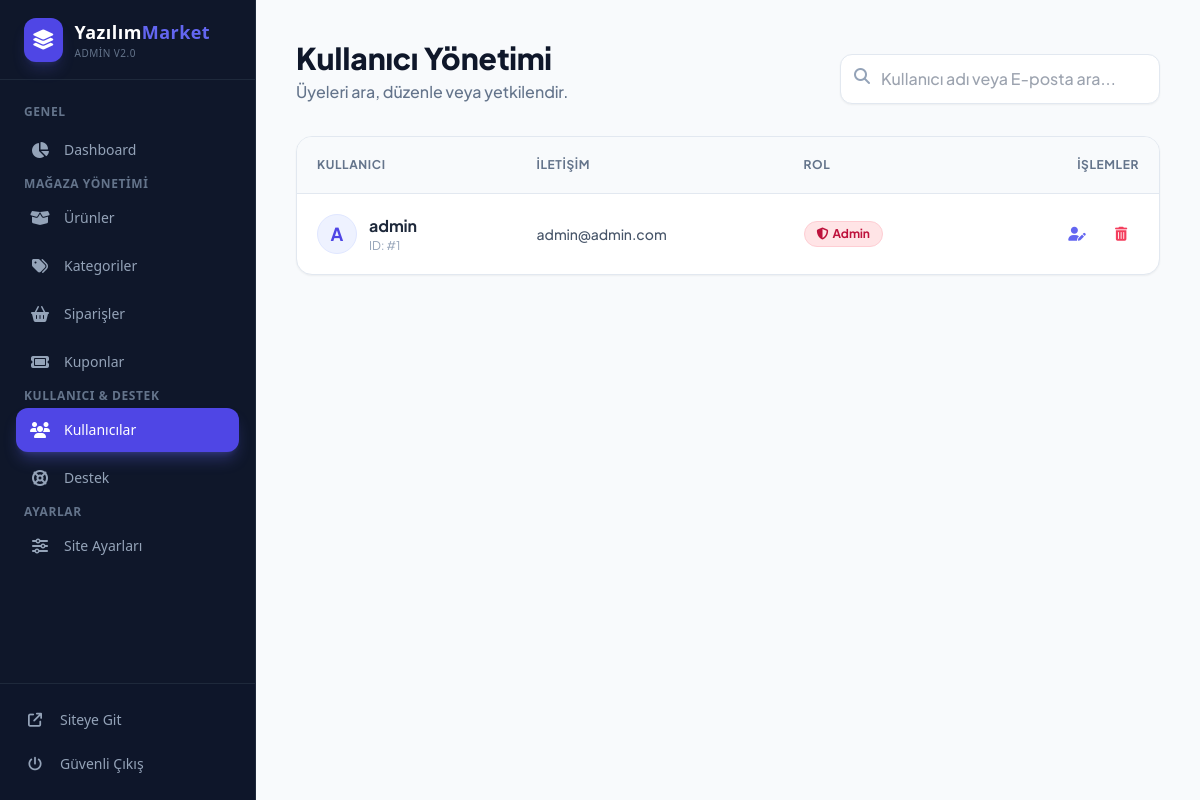
Screenshot of /admin/kullanicilar.php (signed in) with the database file from the repository.
### tables this page shows
CREATE TABLE `users` (
  `id` int NOT NULL,
  `username` varchar(50) NOT NULL,
  `email` varchar(100) NOT NULL,
  `password` varchar(255) NOT NULL,
  `role` enum('admin','user') NOT NULL DEFAULT 'user',
  `created_at` timestamp NOT NULL DEFAULT CURRENT_TIMESTAMP
);

### admin/kullanicilar.php (the view, shortened to what this page needs)
<?php
require_once '../inc/db.php';
$search = isset($_GET['q']) ? trim($_GET['q']) : '';
$sql = "SELECT * FROM users WHERE 1=1";
$params = [];
$sql .= " ORDER BY id DESC";
$stmt = $pdo->prepare($sql);
$stmt->execute($params);
$users = $stmt->fetchAll(PDO::FETCH_ASSOC);
?>
<!DOCTYPE html>
<html lang="tr">
<head>
    <script src="https://cdn.tailwindcss.com"></script>
    <link rel="stylesheet" href="https://cdnjs.cloudflare.com/ajax/libs/font-awesome/6.4.0/css/all.min.css">
</head>
<body class="bg-slate-50 text-slate-800">
<?php require_once 'sidebar.php'; ?>
<div class="md:ml-64 transition-all duration-300">
    <div class="p-6 md:p-10 max-w-7xl mx-auto">
        <div class="flex flex-col md:flex-row justify-between items-end mb-8 gap-4">
            <div>
                <h1 class="text-3xl font-extrabold text-slate-900">Kullanıcı Yönetimi</h1>
                <p class="text-slate-500 font-medium mt-1">Üyeleri ara, düzenle veya yetkilendir.</p>
            </div>
            <form action="" method="GET" class="w-full md:w-auto relative">
                <input type="text" name="q" value="<?php echo htmlspecialchars($search); ?>" placeholder="Kullanıcı adı veya E-posta ara..."
                       class="w-full md:w-80 pl-10 pr-4 py-3 bg-white border border-slate-200 rounded-xl focus:outline-none focus:border-indigo-500 focus:ring-4 focus:ring-indigo-500/10 transition shadow-sm font-medium">
                <i class="fa-solid fa-search absolute left-3.5 top-3.5 text-slate-400"></i>
            </form>
        </div>
        <div class="bg-white rounded-2xl shadow-sm border border-slate-200 overflow-hidden">
            <div class="overflow-x-auto">
                <table class="w-full text-left border-collapse">
                    <thead>
                        <tr class="bg-slate-50 text-slate-500 text-xs uppercase tracking-wider border-b border-slate-200">
                            <th class="p-5 font-bold">Kullanıcı</th>
                            <th class="p-5 font-bold">İletişim</th>
                            <th class="p-5 font-bold">Rol</th>
                            <th class="p-5 font-bold text-right">İşlemler</th>
                        </tr>
                    </thead>
                    <tbody class="divide-y divide-slate-100 text-sm">
                        <?php foreach($users as $user): ?>
                        <tr class="hover:bg-slate-50 transition-colors">
                            <td class="p-5">
                                <div class="flex items-center gap-3">
                                    <div class="w-10 h-10 rounded-full bg-indigo-50 text-indigo-600 flex items-center justify-center font-bold text-lg border border-indigo-100">
                                        <?php echo strtoupper(substr($user['username'], 0, 1)); ?>
                                    </div>
                                    <div>
                                        <p class="font-bold text-slate-800 text-base"><?php echo htmlspecialchars($user['username']); ?></p>
                                        <p class="text-xs text-slate-400">ID: #<?php echo $user['id']; ?></p>
                                    </div>
                                </div>
                            </td>
                            <td class="p-5 font-medium text-slate-600"><?php echo htmlspecialchars($user['email']); ?></td>
                            <td class="p-5">
                                <?php if($user['role'] == 'admin'): ?>
                                    <span class="bg-rose-100 text-rose-700 px-3 py-1 rounded-full text-xs font-bold border border-rose-200 inline-flex items-center gap-1"><i class="fa-solid fa-shield-halved"></i> Admin</span>
                                <?php else: ?>
                                    <span class="bg-slate-100 text-slate-600 px-3 py-1 rounded-full text-xs font-bold border border-slate-200">Üye</span>
                                <?php endif; ?>
                            </td>
                            <td class="p-5 text-right">
                                <div class="flex items-center justify-end gap-2">
                                    <button onclick="openUserModal(<?php echo htmlspecialchars(json_encode($user)); ?>)"
                                            class="w-9 h-9 flex items-center justify-center rounded-lg text-indigo-500 hover:bg-indigo-50 transition-colors border border-transparent hover:border-indigo-100">
                                        <i class="fa-solid fa-user-pen"></i>
                                    </button>
                                    <a href="?sil=<?php echo $user['id']; ?>" onclick="return confirm('Bu üyeyi silmek istediğine emin misin?')"
                                       class="w-9 h-9 flex items-center justify-center rounded-lg text-rose-500 hover:bg-rose-50 transition-colors border border-transparent hover:border-rose-100">
                                        <i class="fa-solid fa-trash-can"></i>
                                    </a>
                                </div>
                            </td>
                        </tr>
                        <?php endforeach; ?>
                    </tbody>
                </table>
            </div>
        </div>
    </div>
</div>
</body>
</html>

### admin/kullanicilar.php (style rules this page uses)
body { font-family: 'Plus Jakarta Sans', sans-serif; }

### rows the page displays
users: username "A", username "admin", id "1", email "admin@admin.com", role "admin" (drawn)
